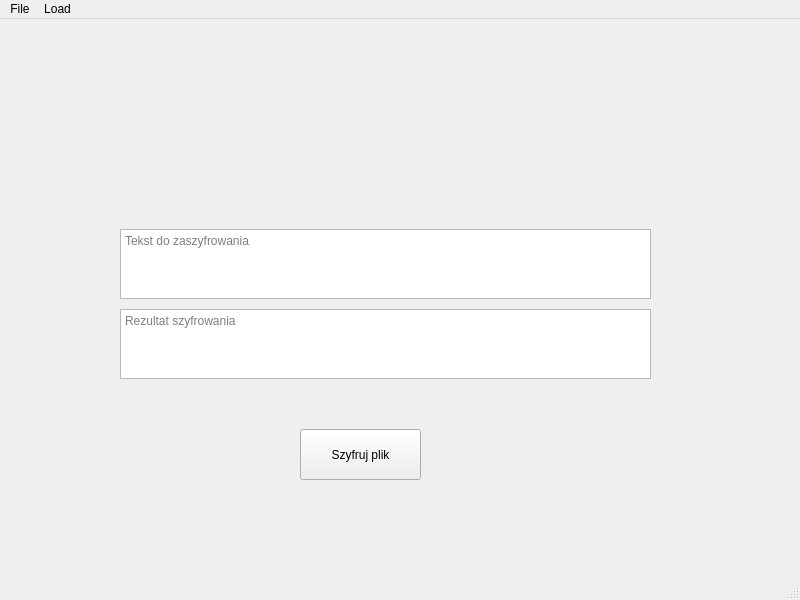
<?xml version="1.0" encoding="UTF-8"?>
<ui version="4.0">
 <class>MainWindow</class>
 <widget class="QMainWindow" name="MainWindow">
  <property name="geometry">
   <rect>
    <x>0</x>
    <y>0</y>
    <width>800</width>
    <height>600</height>
   </rect>
  </property>
  <property name="windowTitle">
   <string>MainWindow</string>
  </property>
  <widget class="QWidget" name="centralwidget">
   <widget class="QPushButton" name="cipherButton">
    <property name="geometry">
     <rect>
      <x>300</x>
      <y>410</y>
      <width>121</width>
      <height>51</height>
     </rect>
    </property>
    <property name="text">
     <string>Szyfruj plik</string>
    </property>
   </widget>
   <widget class="QTextEdit" name="cipherText">
    <property name="geometry">
     <rect>
      <x>120</x>
      <y>210</y>
      <width>531</width>
      <height>70</height>
     </rect>
    </property>
    <property name="locale">
     <locale language="Polish" country="Poland"/>
    </property>
    <property name="placeholderText">
     <string>Tekst do zaszyfrowania</string>
    </property>
   </widget>
   <widget class="QPlainTextEdit" name="cipherResults">
    <property name="geometry">
     <rect>
      <x>120</x>
      <y>290</y>
      <width>531</width>
      <height>70</height>
     </rect>
    </property>
    <property name="readOnly">
     <bool>true</bool>
    </property>
    <property name="placeholderText">
     <string>Rezultat szyfrowania</string>
    </property>
   </widget>
  </widget>
  <widget class="QMenuBar" name="menubar">
   <property name="geometry">
    <rect>
     <x>0</x>
     <y>0</y>
     <width>800</width>
     <height>22</height>
    </rect>
   </property>
   <widget class="QMenu" name="menuFile">
    <property name="title">
     <string>File</string>
    </property>
   </widget>
   <widget class="QMenu" name="menuLoad">
    <property name="title">
     <string>Load</string>
    </property>
   </widget>
   <addaction name="menuFile"/>
   <addaction name="menuLoad"/>
  </widget>
  <widget class="QStatusBar" name="statusbar"/>
 </widget>
 <resources/>
 <connections/>
</ui>
